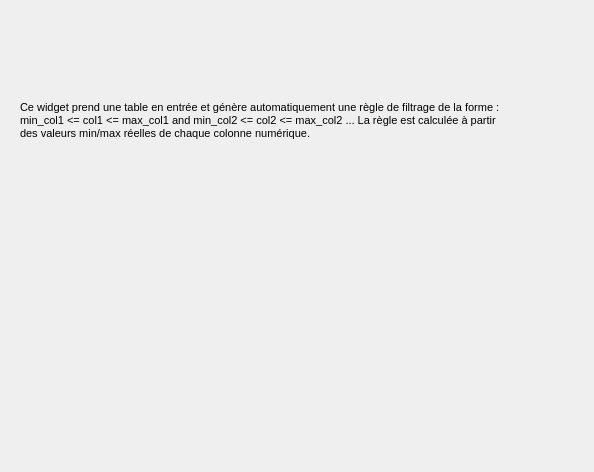
<?xml version="1.0" encoding="UTF-8"?>
<ui version="4.0">
 <class>Form</class>
 <widget class="QWidget" name="Form">
  <property name="geometry">
   <rect>
    <x>0</x>
    <y>0</y>
    <width>594</width>
    <height>472</height>
   </rect>
  </property>
  <property name="windowTitle">
   <string>Rule Generator</string>
  </property>
  <widget class="QLabel" name="Description">
   <property name="geometry">
    <rect>
     <x>20</x>
     <y>80</y>
     <width>491</width>
     <height>81</height>
    </rect>
   </property>
   <property name="sizePolicy">
    <sizepolicy hsizetype="Maximum" vsizetype="Expanding">
     <horstretch>0</horstretch>
     <verstretch>0</verstretch>
    </sizepolicy>
   </property>
   <property name="font">
    <font>
     <pointsize>8</pointsize>
    </font>
   </property>
   <property name="text">
    <string>&lt;html&gt;&lt;head/&gt;&lt;body&gt;&lt;p&gt;Ce widget prend une table en entrée et génère automatiquement une règle de filtrage de la forme : min_col1 &amp;lt;= col1 &amp;lt;= max_col1 and min_col2 &amp;lt;= col2 &amp;lt;= max_col2 ... La règle est calculée à partir des valeurs min/max réelles de chaque colonne numérique.&lt;/p&gt;&lt;/body&gt;&lt;/html&gt;</string>
   </property>
   <property name="wordWrap">
    <bool>true</bool>
   </property>
  </widget>
 </widget>
 <resources/>
 <connections/>
</ui>
